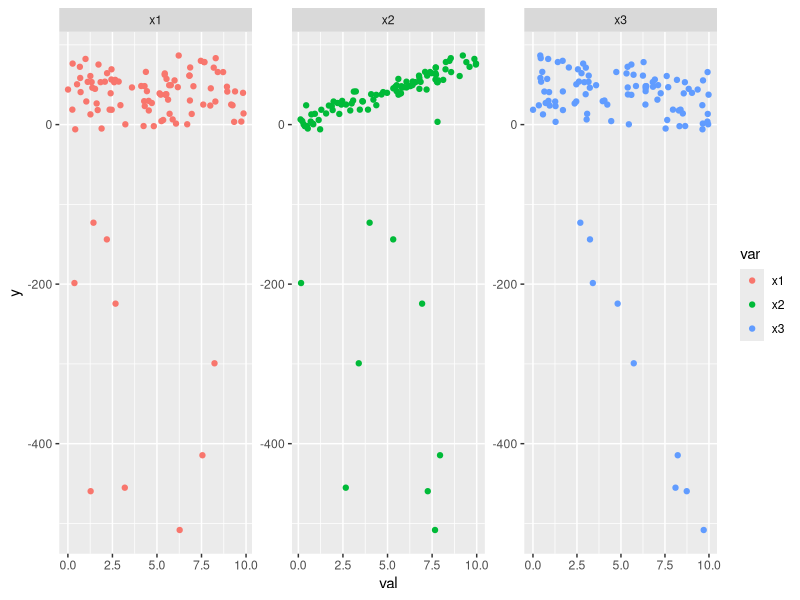

Write the R code that produced this figure. (Note: this script raises an error after producing the figure.)
## ---- chunk 1
library(tidyverse)
library(rsample)
library(GGally)
library(robust)
library(ggridges)
library(ggthemes)
## ---- chunk 2
set.seed(141414)
## ---- chunk 3
n <- 100
x1 <- runif(n,0,10)
x2 <- runif(n,0,10)
x3 <- runif(n,0,10)
err <- rnorm(n,mean = 0, sd = 1)

y1 <- 4+1.5*x1[1:90]+8*x2[1:90]-2*x3[1:90]+err[1:90]
y2 <- 4+1.5*x1[91:100]+8*x2[91:100]-60*x3[91:100]+err[91:100]

y <- c(y1,y2)

df <- data.frame(x1,x2,x3,y)
df
## ---- chunk 4
df %>% 
  gather(var,val,1:3) %>% 
  ggplot(.,aes(val,y,color=var))+
  geom_point()+
  facet_wrap(~var, scales = "free")

## ---- chunk 5

modelo <- lm(y~x1+x2+x3,data = df)

summary(modelo)
tidy(modelo)
glance(modelo)
au <- augment(modelo,df)

## ---- chunk 6
ggplot(au, aes(.fitted, .resid)) +
  geom_point()+
  geom_hline(yintercept = 0) +
  geom_smooth(se = FALSE)
## ---- chunk 7
modelo_robusto <- lmRob(y~x1+x2+x3,data = df)

summary(modelo_robusto)
tidy(modelo_robusto)
glance(modelo_robusto)

au <- augment(modelo_robusto,df)
## ---- chunk 8
ggplot(au, aes(.fitted, .resid)) +
  geom_point()+
  geom_hline(yintercept = 0) +
  geom_smooth(se = FALSE)
## ---- chunk 9

ajuste_lineal_simple <- function(df){
  lm(y~x1+x2+x3,data = df)
}

ajuste_lineal_robusto <- function(df){
  lmRob(y~x1+x2+x3,data = df)
}

muestras_bootstrapeadas <- bootstraps(df,times = 100)

muestras_bootstrapeadas <- muestras_bootstrapeadas %>% 
mutate(lm_simple = map(muestras_bootstrapeadas$splits, ajuste_lineal_simple),
       lm_rob = map(muestras_bootstrapeadas$splits, ajuste_lineal_robusto))


muestras_bootstrapeadas
## ---- chunk 10
parametros_lm <- muestras_bootstrapeadas %>% 
  mutate(tdy = map(lm_simple, tidy)) %>% 
  unnest(tdy, .drop = TRUE) %>% 
  mutate(modelo = "lm") %>% 
  select(id,term,estimate,modelo)

parametros_lmRob <- muestras_bootstrapeadas %>% 
  mutate(tdy = map(lm_rob, tidy)) %>% 
  unnest(tdy, .drop = TRUE) %>% 
  mutate(modelo = "lm_rob") %>% 
  select(id,term,estimate,modelo)

parametros <- bind_rows(parametros_lm,parametros_lmRob)

## ---- chunk 11
parametros_verdaderos <- data_frame(term=c("(Intercept)","x1","x2","x3"),valor=c(4,1.5,8,-2))

ggplot(parametros, aes(estimate, fill = modelo))+
  geom_histogram(position= "dodge")+
  geom_vline(data=parametros_verdaderos,aes(xintercept = valor,color = "Verdadero"), size=1)+
  scale_color_manual(values = "darkolivegreen","")+
  theme_minimal()+
  scale_fill_gdocs()+
  facet_wrap(~term,scales = "free")
## ---- chunk 12
ggplot(parametros, aes(estimate,y=modelo, fill = modelo))+
  geom_density_ridges(alpha=.6)+
  theme_minimal()+
  geom_vline(data=parametros_verdaderos,aes(xintercept = valor,color = "Verdadero"), size=1)+
  scale_color_manual(values = "darkolivegreen","")+
  scale_fill_gdocs()+
  facet_wrap(~term,scales = "free")
